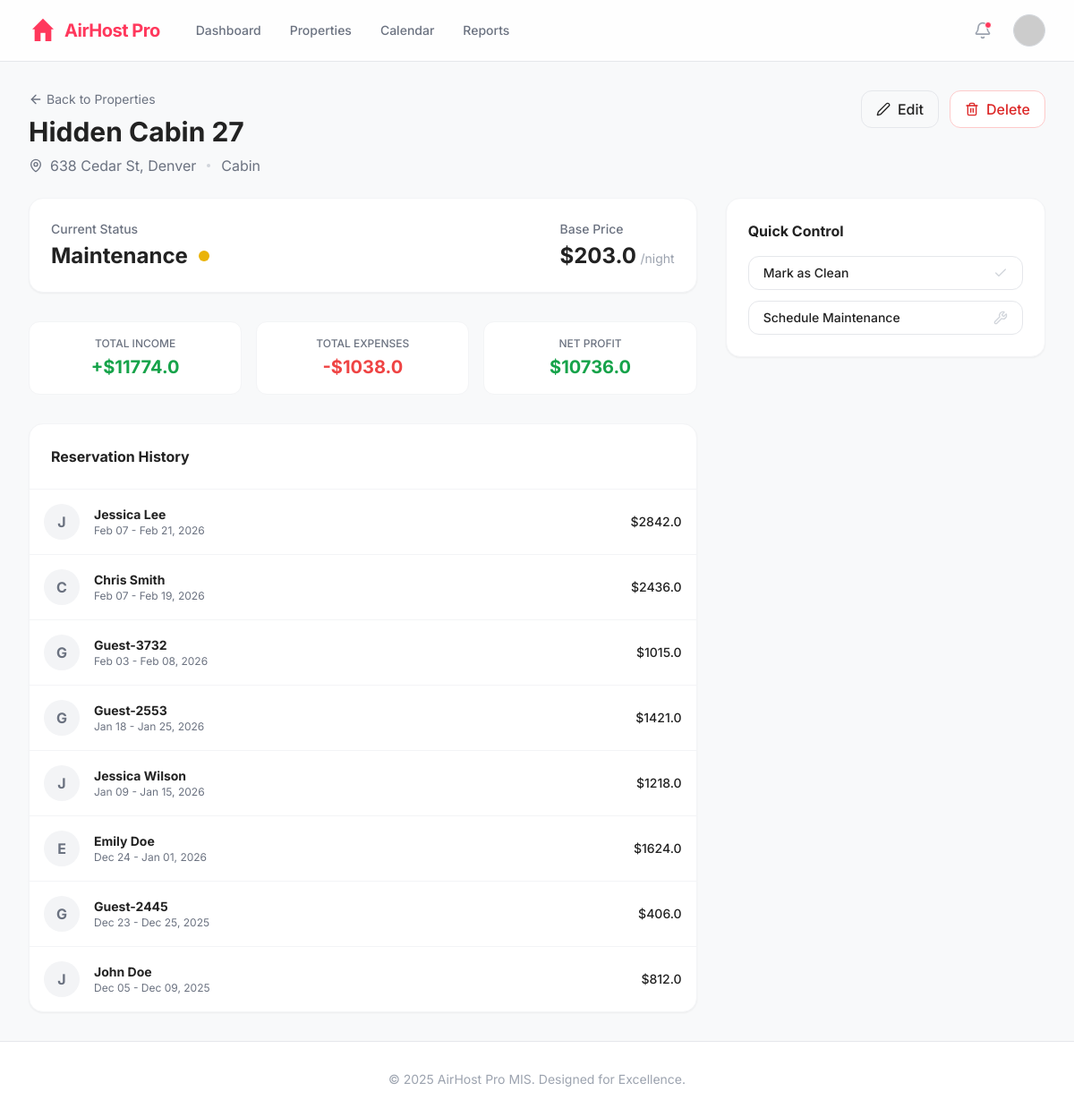
/property/2 (signed in), run on the app's committed database.
### models.py (models this page shows, shortened)
class Property(db.Model):
    id = db.Column(db.Integer, primary_key=True)
    title = db.Column(db.String(100), nullable=False)
    type = db.Column(db.String(50)) # Apartment, House, Villa
    base_price = db.Column(db.Float)
    address = db.Column(db.String(200))
    status = db.Column(db.String(20)) # Clean, Dirty, Maintenance

class Reservation(db.Model):
    id = db.Column(db.Integer, primary_key=True)
    property_id = db.Column(db.Integer, db.ForeignKey('property.id'))
    guest_name = db.Column(db.String(100))
    check_in = db.Column(db.Date)
    check_out = db.Column(db.Date)
    amount_paid = db.Column(db.Float)
    property = db.relationship('Property', backref='reservations')

### app.py (the view)
@app.route('/property/<int:id>')
def property_detail(id):
    prop = Property.query.get_or_404(id)
    income = sum([f.amount for f in Financial.query.filter_by(property_id=prop.id, category='Income').all()])
    expenses = sum([f.amount for f in Financial.query.filter(Financial.property_id == prop.id, Financial.category != 'Income').all()])
    reservations = Reservation.query.filter_by(property_id=prop.id).order_by(Reservation.check_in.desc()).all()
    return render_template('property_detail.html', property=prop, income=income, expenses=expenses, profit=income-expenses, reservations=reservations, notifications=session.get('notifications', []))

### app.py (called while the page is built)
@app.before_request
def require_login():
    allowed_routes = ['login', 'static', 'api_simulate', 'api_notifications']
    if request.endpoint not in allowed_routes and 'user' not in session:
        return redirect(url_for('login'))

### templates/property_detail.html (shortened to what this page needs)
{% extends "base.html" %}
{% block content %}
<div class="space-y-6">
    <div class="flex justify-between items-start">
        <div>
            <div class="flex items-center gap-2 mb-2">
                <a href="/properties" class="text-sm text-gray-500 hover:text-neutral flex items-center gap-1">
                    <i data-lucide="arrow-left" class="w-4 h-4"></i> Back to Properties
                </a>
            </div>
            <h1 class="text-3xl font-bold text-neutral">{{ property.title }}</h1>
            <div class="flex items-center gap-2 mt-2 text-gray-500">
                <i data-lucide="map-pin" class="w-4 h-4"></i>
                <span>{{ property.address }}</span>
                <span class="w-1 h-1 bg-gray-300 rounded-full mx-1"></span>
                <span>{{ property.type }}</span>
            </div>
        </div>
        <div class="flex gap-3">
            <button onclick="toggleModal('editModal')"
                class="px-4 py-2 border border-gray-200 rounded-xl text-neutral font-medium hover:bg-gray-50 flex items-center gap-2 transition-colors">
                <i data-lucide="edit-2" class="w-4 h-4"></i> Edit
            </button>
            <form action="/delete_property/{{ property.id }}" method="POST"
                onsubmit="return confirm('Are you sure you want to delete this property? This cannot be undone.');">
                <button type="submit"
                    class="px-4 py-2 bg-white border border-red-200 text-red-600 rounded-xl font-medium hover:bg-red-50 flex items-center gap-2">
                    <i data-lucide="trash-2" class="w-4 h-4"></i> Delete
                </button>
            </form>
        </div>
    </div>
    <div class="grid grid-cols-1 lg:grid-cols-3 gap-8">
        <div class="lg:col-span-2 space-y-8">
            <div class="bg-white p-6 rounded-2xl border border-gray-100 shadow-sm flex justify-between items-center">
                <div>
                    <h3 class="text-sm font-medium text-gray-500 mb-1">Current Status</h3>
                    <div class="flex items-center gap-3">
                        <span class="text-2xl font-bold text-neutral">{{ property.status }}</span>
                        <span class="w-3 h-3 rounded-full
                            {% if property.status == 'Clean' %} bg-green-500
                            {% elif property.status == 'Dirty' %} bg-red-500
                            {% else %} bg-yellow-500 {% endif %}">
                        </span>
                    </div>
                </div>
                <div>
                    <h3 class="text-sm font-medium text-gray-500 mb-1">Base Price</h3>
                    <span class="text-2xl font-bold text-neutral">${{ property.base_price }}</span>
                    <span class="text-gray-400 text-sm">/night</span>
                </div>
            </div>
            <div class="grid grid-cols-3 gap-4">
                <div class="bg-white p-4 rounded-xl border border-gray-100 text-center">
                    <p class="text-xs text-gray-500 font-medium uppercase mb-1">Total Income</p>
                    <p class="text-xl font-bold text-green-600">+${{ income }}</p>
                </div>
                <div class="bg-white p-4 rounded-xl border border-gray-100 text-center">
                    <p class="text-xs text-gray-500 font-medium uppercase mb-1">Total Expenses</p>
                    <p class="text-xl font-bold text-red-500">-${{ expenses }}</p>
                </div>
                <div class="bg-white p-4 rounded-xl border border-gray-100 text-center">
                    <p class="text-xs text-gray-500 font-medium uppercase mb-1">Net Profit</p>
                    <p class="text-xl font-bold {{ 'text-green-600' if profit > 0 else 'text-red-600' }}">${{ profit }}
                    </p>
                </div>
            </div>
            <div class="bg-white rounded-2xl border border-gray-100 shadow-sm overflow-hidden">
                <div class="p-6 border-b border-gray-100">
                    <h3 class="font-bold text-neutral">Reservation History</h3>
                </div>
                <div class="divide-y divide-gray-100">
                    {% for res in reservations %}
                    <div class="p-4 flex justify-between items-center hover:bg-gray-50 transition-colors">
                        <div class="flex items-center gap-4">
                            <div
                                class="w-10 h-10 rounded-full bg-gray-100 flex items-center justify-center text-gray-500 font-bold">
                                {{ res.guest_name[0] }}
                            </div>
                            <div>
                                <p class="font-bold text-neutral text-sm">{{ res.guest_name }}</p>
                                <p class="text-xs text-gray-500">{{ res.check_in.strftime('%b %d') }} - {{
                                    res.check_out.strftime('%b %d, %Y') }}</p>
                            </div>
                        </div>
                        <span class="font-medium text-neutral text-sm">${{ res.amount_paid }}</span>
                    </div>
                    {% else %}
                    <div class="p-8 text-center text-gray-400 text-sm">No reservations found.</div>
                    {% endfor %}
                </div>
            </div>
        </div>
        <div class="space-y-6">
            <div class="bg-white p-6 rounded-2xl border border-gray-100 shadow-sm">
                <h3 class="font-bold text-neutral mb-4">Quick Control</h3>
                <div class="space-y-3">
                    <form action="/update_status/{{ property.id }}/Clean" method="POST">
                        <button type="submit"
                            class="w-full py-2 px-4 rounded-xl border border-gray-200 text-sm font-medium hover:bg-gray-50 text-left flex justify-between items-center group transition-colors">
                            <span>Mark as Clean</span>
                            <i data-lucide="check" class="w-4 h-4 text-gray-300 group-hover:text-green-500"></i>
                        </button>
                    </form>
                    <form action="/update_status/{{ property.id }}/Maintenance" method="POST">
                        <button type="submit"
                            class="w-full py-2 px-4 rounded-xl border border-gray-200 text-sm font-medium hover:bg-gray-50 text-left flex justify-between items-center group transition-colors">
                            <span>Schedule Maintenance</span>
                            <i data-lucide="wrench" class="w-4 h-4 text-gray-300 group-hover:text-yellow-500"></i>
                        </button>
                    </form>
                </div>
            </div>
        </div>
    </div>
</div>
{% endblock %}

### templates/base.html (style rules this page uses)
body { font-family: 'Inter', sans-serif; }

### data on the page
Property: title "Hidden Cabin 27", address "638 Cedar St, Denver", type "Cabin", status "Maintenance", base_price "203.0"
Reservation: guest_name "J", guest_name "Jessica Lee", check_in "Feb 07", check_out "Feb 21, 2026", amount_paid "2842.0"
Reservation: guest_name "C", guest_name "Chris Smith", check_in "Feb 07", check_out "Feb 19, 2026", amount_paid "2436.0"
Reservation: guest_name "G", guest_name "Guest-3732", check_in "Feb 03", check_out "Feb 08, 2026", amount_paid "1015.0"
Reservation: guest_name "G", guest_name "Guest-2553", check_in "Jan 18", check_out "Jan 25, 2026", amount_paid "1421.0"
Reservation: guest_name "J", guest_name "Jessica Wilson", check_in "Jan 09", check_out "Jan 15, 2026", amount_paid "1218.0"
Reservation: guest_name "E", guest_name "Emily Doe", check_in "Dec 24", check_out "Jan 01, 2026", amount_paid "1624.0"
Reservation: guest_name "G", guest_name "Guest-2445", check_in "Dec 23", check_out "Dec 25, 2025", amount_paid "406.0"
Reservation: guest_name "J", guest_name "John Doe", check_in "Dec 05", check_out "Dec 09, 2025", amount_paid "812.0"

### other printed values
{{ income }} "11774.0"
{{ expenses }} "1038.0"
{{ profit }} "10736.0"
